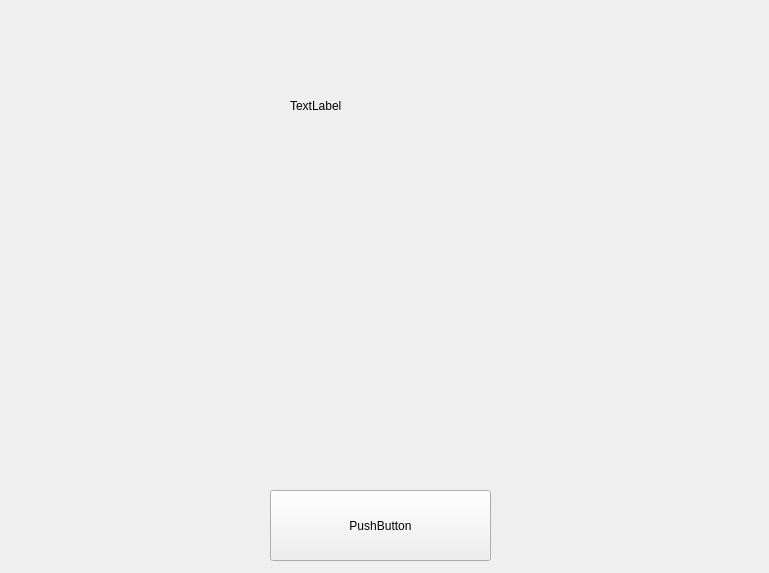
<?xml version="1.0" encoding="UTF-8"?>
<ui version="4.0">
 <class>Transicion</class>
 <widget class="QWidget" name="Transicion">
  <property name="geometry">
   <rect>
    <x>0</x>
    <y>0</y>
    <width>769</width>
    <height>573</height>
   </rect>
  </property>
  <property name="windowTitle">
   <string>Form</string>
  </property>
  <widget class="QPushButton" name="continuarButton">
   <property name="geometry">
    <rect>
     <x>270</x>
     <y>490</y>
     <width>221</width>
     <height>71</height>
    </rect>
   </property>
   <property name="text">
    <string>PushButton</string>
   </property>
  </widget>
  <widget class="QLabel" name="label">
   <property name="geometry">
    <rect>
     <x>290</x>
     <y>90</y>
     <width>191</width>
     <height>31</height>
    </rect>
   </property>
   <property name="text">
    <string>TextLabel</string>
   </property>
  </widget>
 </widget>
 <resources/>
 <connections/>
</ui>
